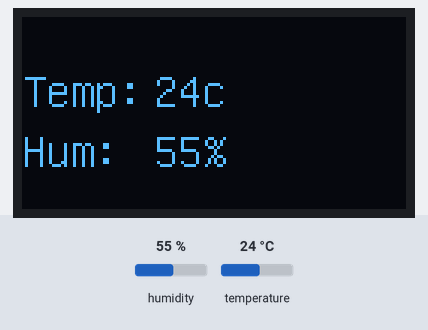
Bench run of a sketch on a simulated Arduino Uno, built with avr-gcc and run on an emulated ATmega328P. Shown: 128×64 one-colour display. The test bench sets the inputs (shaded band); at power-on: humidity 55 %, temperature 24 °C.

Above: at 6.0 s.
6.1 s: humidity set to 22 %
At 11.4 s:
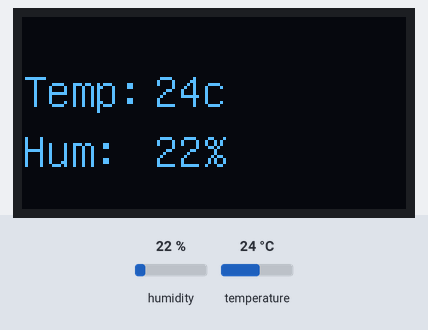
12.3 s: temperature set to 12 °C
At 17.0 s:
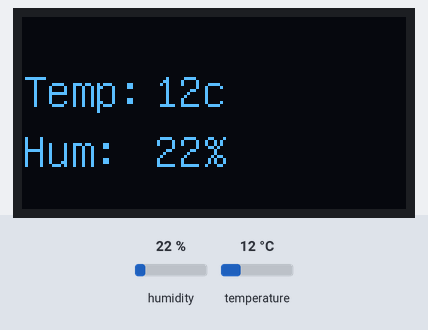
18.5 s: humidity set to 40 %
At 21.6 s:
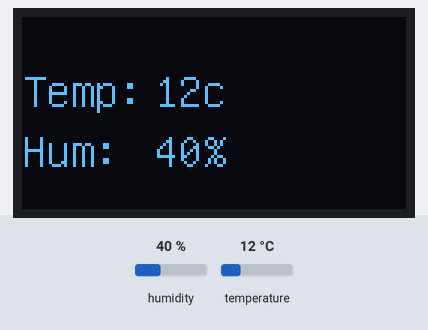
24.7 s: temperature set to 19 °C
At 27.4 s:
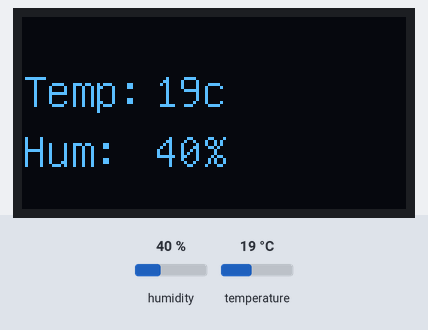
Timing chart, 0 to 28.9 s (numbered marks = the images above; inputs shaded):
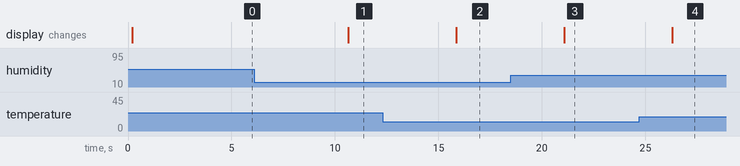

Measured:
- after the input at 6.1 s, the display: changes after 4.5 s (image 1)
- after the input at 12.3 s, the display: changes after 3.6 s (image 2)
- after the input at 18.5 s, the display: changes after 2.6 s (image 3)
- after the input at 24.7 s, the display: changes after 1.6 s (image 4)

The sketch:

hum_tmp.ino
```cpp
#include "U8glib.h"
#include "dht.h"

#define dht_apin A0

dht DHT;

U8GLIB_SH1106_128X64 u8g(13, 11, 10, 9, 8);  // D0=13, D1=11, CS=10, DC=9, Reset=8

/*const uint8_t brainy_bitmap[] PROGMEM = {
 0x00, 0x00, 0x03, 0xB0, 0x00, 0x00, 0x00, 0x00, 0x07, 0xFC, 0x00, 0x00, 0x00, 0x00, 0x0C, 0x46,
0x00, 0x00, 0x00, 0x00, 0xFC, 0x47, 0xC0, 0x00, 0x00, 0x01, 0xCE, 0x4C, 0x60, 0x00, 0x00, 0x03,
0x02, 0x58, 0x30, 0x00, 0x00, 0x03, 0x02, 0x58, 0x10, 0x00, 0x00, 0x02, 0x02, 0x58, 0x18, 0x00,
0x00, 0x03, 0x06, 0x4C, 0x18, 0x00, 0x00, 0x07, 0x04, 0x44, 0x18, 0x00, 0x00, 0x0D, 0x80, 0x40,
0x3C, 0x00, 0x00, 0x09, 0xC0, 0x40, 0xE6, 0x00, 0x00, 0x18, 0x78, 0x47, 0xC2, 0x00, 0x00, 0x18,
0x0C, 0x4E, 0x02, 0x00, 0x00, 0x1F, 0x86, 0x4C, 0x7E, 0x00, 0x00, 0x0E, 0xC6, 0xE8, 0xEE, 0x00,
0x00, 0x18, 0x43, 0xF8, 0x82, 0x00, 0x00, 0x10, 0x06, 0x4C, 0x03, 0x00, 0x00, 0x30, 0x0C, 0x46,
0x01, 0x00, 0x00, 0x30, 0x18, 0x46, 0x01, 0x00, 0x00, 0x10, 0x18, 0x43, 0x03, 0x00, 0x00, 0x18,
0x10, 0x43, 0x03, 0x00, 0x00, 0x1C, 0x70, 0x41, 0x86, 0x00, 0x00, 0x0F, 0xE0, 0x40, 0xFE, 0x00,
0x00, 0x09, 0x1E, 0x4F, 0x06, 0x00, 0x00, 0x08, 0x30, 0x43, 0x86, 0x00, 0x00, 0x0C, 0x20, 0x41,
0x86, 0x00, 0x00, 0x06, 0x60, 0x40, 0x8C, 0x00, 0x00, 0x07, 0x60, 0x40, 0xB8, 0x00, 0x00, 0x01,
0xE0, 0x41, 0xF0, 0x00, 0x00, 0x00, 0x38, 0xE3, 0x00, 0x00, 0x00, 0x00, 0x0F, 0xBE, 0x00, 0x00,
0x00, 0x00, 0x00, 0x00, 0x00, 0x00, 0x1F, 0xCF, 0x82, 0x0C, 0x86, 0x46, 0x1F, 0xEF, 0xC3, 0x0C,
0xC6, 0xEE, 0x1C, 0xEC, 0xC7, 0x0C, 0xE6, 0x7C, 0x1C, 0xED, 0x8D, 0x8C, 0xFE, 0x38, 0x1C, 0xED,
0x8D, 0xCC, 0xDE, 0x38, 0x1D, 0xCD, 0xDF, 0xCC, 0xCE, 0x38, 0x1F, 0x8C, 0xF8, 0xEC, 0xC6, 0x38,
0x1F, 0xEC, 0x08, 0x0C, 0xC2, 0x18, 0x1C, 0xEC, 0x00, 0xC0, 0x00, 0x00, 0x1C, 0xFD, 0xFB, 0xC0,
0x00, 0x00, 0x1C, 0xFC, 0x63, 0x00, 0x00, 0x00, 0x1C, 0xEC, 0x63, 0xC0, 0x00, 0x00, 0x1F, 0xEC,
0x60, 0xC0, 0x00, 0x00, 0x1F, 0xCC, 0x63, 0xC0, 0x00, 0x00, 0x1F, 0x0C, 0x63, 0x00, 0x00, 0x00,
0x00, 0x00, 0x00, 0x00, 0x00, 0x00, 0x00, 0x00, 0x00, 0x00, 0x00, 0x00, 0x28, 0x2B, 0x4F, 0x67,
0x42, 0x38, 0x7B, 0xEA, 0x86, 0xB2, 0x28, 0xC7,

};*/

void draw(void) {
//  u8g.drawBitmapP( 76, 5, 6, 50, brainy_bitmap);  // put bitmap
  u8g.setFont(u8g_font_unifont);  // select font
  u8g.drawStr(0, 30, "Temp: ");  // put string of display at position X, Y
  u8g.drawStr(0, 50, "Hum: ");
  u8g.setPrintPos(44, 30);  // set position
  u8g.print(DHT.temperature, 0);  // display temperature from DHT11
  u8g.drawStr(60, 30, "c ");
  u8g.setPrintPos(44, 50);
  u8g.print(DHT.humidity, 0);  // display humidity from DHT11
  u8g.drawStr(60, 50, "% ");
}

void setup(void) {
}

void loop(void) {
  DHT.read11(dht_apin);  // Read apin on DHT11

  u8g.firstPage();
  do {
    draw();
  } while( u8g.nextPage() );

  delay(5000);  // Delay of 5sec before accessing DHT11 (min - 2sec)
}
```
